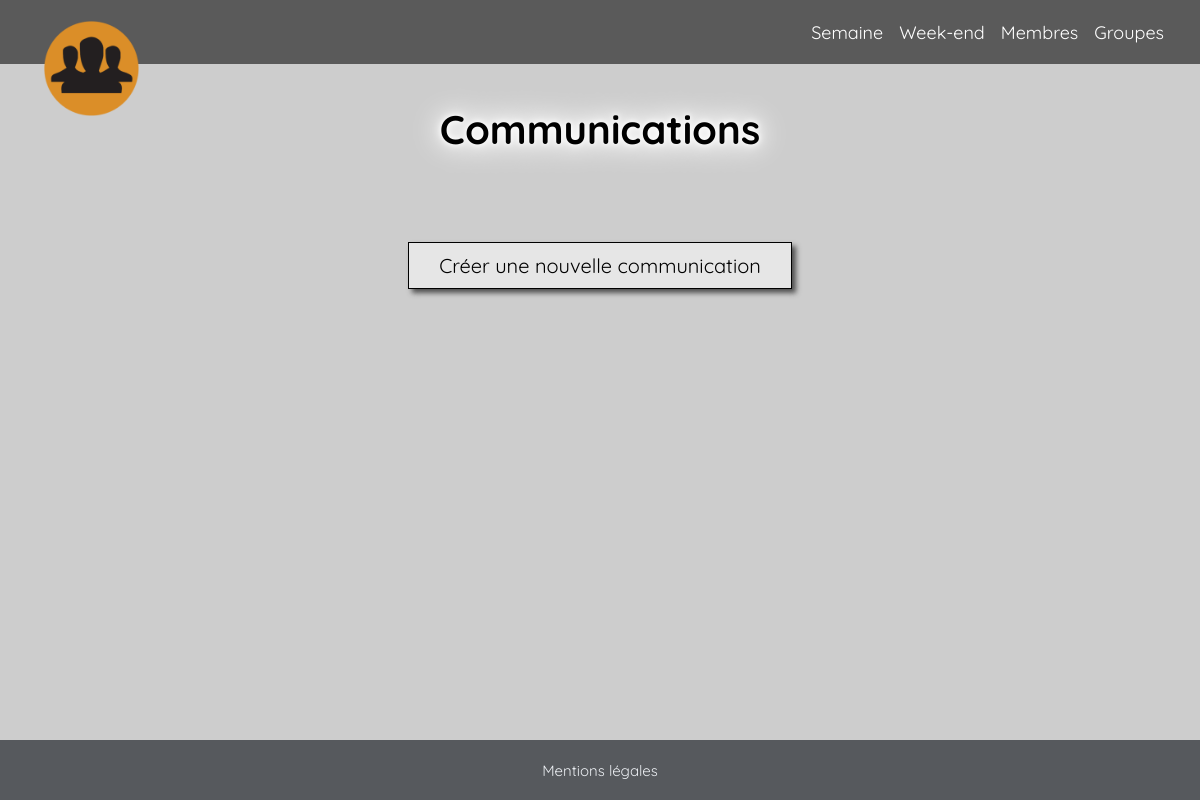
Before: /communications/ with the older database file.
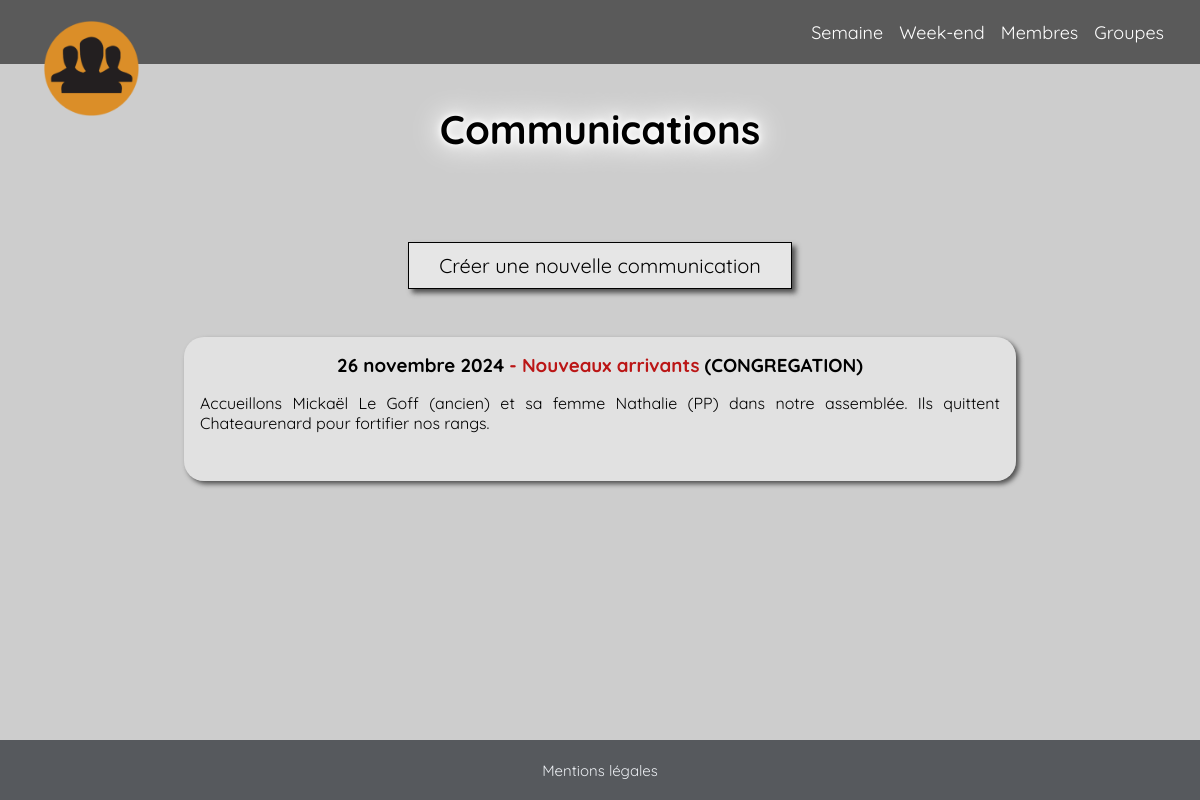
After: the same page with the newer database file.
### communication/models.py (models this page shows)
class Communication(models.Model):
    CATEGORIES = (
        ("CONGREGATION", "Assemblée locale"),
        ("CONVENTION", "Assemblée"),
        ("MAIL", "Courrier"),
        ("LINK", "Lien Internet"),
        ("MISCELLANEOUS", "Divers"),
    )
    id = models.AutoField(primary_key=True)
    date = models.DateField(
        default=now,
    )
    title = models.CharField(max_length=255)
    category = models.CharField(
        max_length=60,
        choices=CATEGORIES,
    )
    content1 = models.TextField(max_length=255)
    content2 = models.TextField(
        max_length=255,
        null=True,
        blank=True,
    )
    content3 = models.TextField(
        max_length=255,
        null=True,
        blank=True,
    )

### communication/views.py (the view)
# urls.py: path("", CommunicationView, name="communication-index"),
class CommunicationView(View):
    def get(self, request):
        communications = Communication.objects.all().order_by("date")
        return render(
            request,
            "communication/index.html",
            {"communications": communications},
        )

### communication/templates/communication/index.html (shortened to what this page needs)
{% extends 'vla_django/base.html' %} {% load static %} {% block extra_css %}
<link rel="stylesheet" href="{% static 'style/communication.css' %}" />
{% endblock %}  {% block title %}VLA | Communications{% endblock %} {% block content %}
<main>
  <h1>Communications</h1>
  <a href="{% url 'new_communication' %}">Créer une nouvelle communication</a>
  <section class="communications">
    {% for comm in communications %}
    <article>
      <h3>
        <span>{{comm.date}}</span>
        <span>- {{comm.title}}</span>
        <span>({{comm.category}})</span>
    </h3>
      <div>
        <p>{{comm.content1}}</p>
      </div>
    </article>
    {% endfor %}
  </section>
</main>
{% endblock %}

### vla_django/templates/vla_django/base.html (shortened to what this page needs)
{% load static %}
<!DOCTYPE html>
<html>
  <head>
    <link rel="stylesheet" href="{% static 'style/main.css' %}" />
    {% block extra_css %}{% endblock %}
  </head>
  <body>
    {% include '../components/navbar.html' %}
    {% block content %}{% endblock %}
    {% include '../components/footer.html' %}
  </body>
</html>

### vla_django/templates/components/navbar.html (shortened to what this page needs)
{% load static %}
<a href="/" id="mainLogo">
    <img src="{% static 'icons/favicon.ico' %}" alt="logo" title="Retour à l'accueil">
</a>
<nav>
    <a href="{% url 'vcm' %}" class="{% if '/vcm/' in request.path %}active{% endif %}">Semaine</a>
    <a href="{% url 'we' %}" class="{% if '/we/' in request.path %}active{% endif %}">Week-end</a>
    <a href="{% url 'persons' %}" class="{% if '/personnes/' in request.path %}active{% endif %}">Membres</a>
    <a href="{% url 'groups' %}" class="{% if '/groupes/' in request.path %}active{% endif %}">Groupes</a>
</nav>

### vla_django/templates/components/footer.html
<footer>
  <a href="{% url 'infos' %}">Mentions légales</a>
</footer>

### vla_django/static/style/main.css (style rules this page uses)
:root { --height: 4em; --padding: 1em; --color-primary1: #1d2d44; --color-secondary1: #34507a; --color-tertiary1: #4b74af; --color-quaternary1: #7e9dc8; --color-quinary1: #b4c6df; --color-senary1: #800000; --color-primary2: #935c25; --color-secondary2: #cd8238; --color-tertiary2: #dca975; --color-quaternary2: #eccfb2; --color-quinary2: #fbf5ef; --color-primary3: #2a6a1e; --color-secondary3: #42a62f; --color-tertiary3: #66ce53; --color-quaternary3: #9bdf8e; --color-quinary3: #d0f0ca; --color-primary-gray: #5a5a5a; --color-secondary-gray: gray; --color-tertiary-gray: #a7a7a7; --color-quaternary-gray: #cdcdcd; --color-quinary-gray: #f3f3f3; --hover: #ffcc7e; --active: #fca626; --smallActive: red; --anton: "Anton", sans-serif; --archivo: "Archivo", sans-serif; --archivoBlack: "Archivo Black", sans-serif; --baloo: "Baloo Paaji 2", sans-serif; --comfortaa: "Comfortaa", sans-serif; --comicneue: "Comic Neue", cursive; --dmsans: "DM Sans", sans-serif; --gaMaamli: "Ga Maamli", sans-serif; --jersey: "Jersey 10", sans-serif; --jost: "Jost", sans-serif; --macondo: "Macondo", cursive; --matemasie: "Matemasie", sans-serif; --montserrat: "Montserrat", sans-serif; --openSans: "Open Sans", sans-serif; --pacifico: "Pacifico", cursive; --playRightArgentina: "Playwrite AR", cursive; --playwritHU: "Playwrite HU", cursive; --poppins: "Poppins", sans-serif; --quickSand: "Quicksand", sans-serif; --roboto: "Roboto", sans-serif; --rubik: "Rubik", sans-serif; --rajdhani: "Rajdhani", sans-serif; --sacramento: "Sacramento", cursive; }
* { width: 100%; padding: 0; margin: 0; font-family: var(--quickSand); scroll-behavior: smooth; }
html { display: flex; flex-direction: column; align-items: center; gap: 0; }
body { background-color: var(--color-secondary1); display: flex; flex-direction: row; align-items: center; flex-direction: column; }
main { min-height: calc(100vh - 2 * var(--height) - 2.75em); }
main h1 { text-align: center; font-size: 40px; margin: 1em 0; animation: 1500ms slideDown ease-out forwards; text-shadow: 0 0 5px white, 0 0 10px white, 0 0 20px white, 0 0 30px white, 0 0 40px white; }
main section { width: clamp(300px, 90%, 800px); }
main section p { text-indent: 1em; text-align: justify; }
nav, footer { z-index: 10; background-color: var(--color-primary1); position: sticky; color: white; height: var(--height); }
footer { display: flex; flex-direction: row; align-items: center; justify-content: center; gap: 1em; }
footer span, footer a { color: black; width: auto; }
nav { top: 0; display: flex; flex-direction: row; align-items: center; justify-content: flex-end; gap: 1em; }
nav a { width: auto; font-size: 18px; text-align: center; transition: 300ms all ease; text-decoration: none; color: inherit; display: flex; flex-direction: row; align-items: center; gap: 5px; }
nav a:last-child { margin-right: 2em; }
#mainLogo { text-decoration: none; width: 150px; z-index: 12; display: flex; flex-direction: row; align-items: center; justify-content: center; gap: 1em; position: fixed; left: 1em; top: 1em; }
#mainLogo img { width: 70%; }
footer { bottom: 0; display: flex; flex-direction: row; align-items: center; justify-content: center; gap: 2em; opacity: 0.9; font-size: 15px; }
footer div, footer a { width: auto; }
footer a { text-decoration: none; color: inherit; }

Changed rows visible on the page:
added Communication: date "26 novembre 2024", title "Nouveaux arrivants", category "CONGREGATION", content1 "Accueillons Mickaël Le Goff (ancien) et sa femme Nathalie (PP) dans notre assemblée. Ils quittent Chateaurenard pour fortifier nos rangs."
